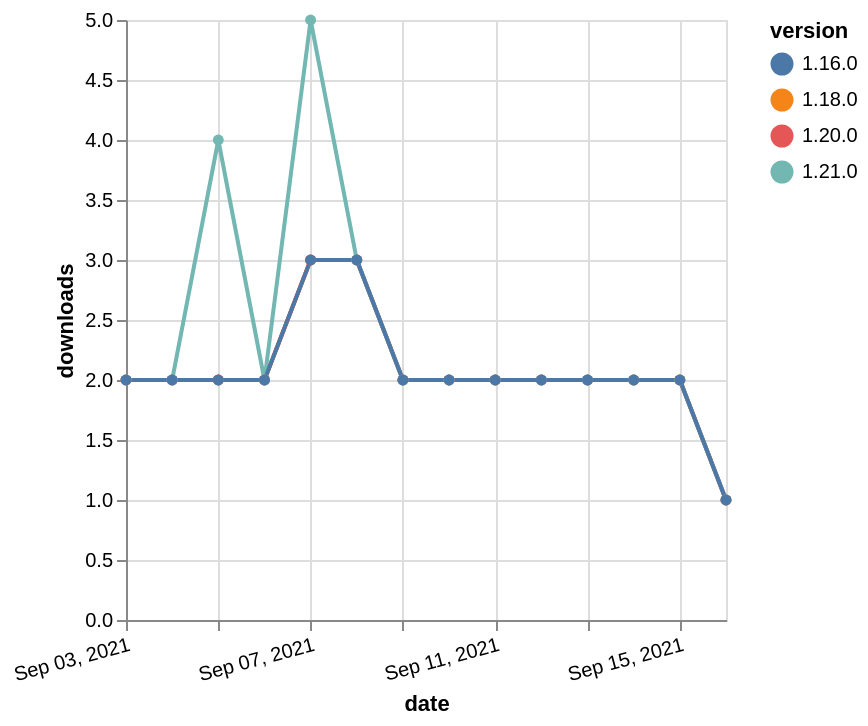

Express this chart as Vega-Lite.
### Vega-Lite specification from a JSON file in a GitHub repository (floating-point values rounded to 4 significant figures)
{"$schema": "https://vega.github.io/schema/vega-lite/v5.json", "description": "A simple bar chart with embedded data.", "data": {"values": [{"date": "2021-09-03", "total": 1692, "delta": 2, "version": "1.18.0"}, {"date": "2021-09-04", "total": 1694, "delta": 2, "version": "1.18.0"}, {"date": "2021-09-05", "total": 1696, "delta": 2, "version": "1.18.0"}, {"date": "2021-09-06", "total": 1698, "delta": 2, "version": "1.18.0"}, {"date": "2021-09-07", "total": 1701, "delta": 3, "version": "1.18.0"}, {"date": "2021-09-08", "total": 1704, "delta": 3, "version": "1.18.0"}, {"date": "2021-09-09", "total": 1706, "delta": 2, "version": "1.18.0"}, {"date": "2021-09-10", "total": 1708, "delta": 2, "version": "1.18.0"}, {"date": "2021-09-11", "total": 1710, "delta": 2, "version": "1.18.0"}, {"date": "2021-09-12", "total": 1712, "delta": 2, "version": "1.18.0"}, {"date": "2021-09-13", "total": 1714, "delta": 2, "version": "1.18.0"}, {"date": "2021-09-14", "total": 1716, "delta": 2, "version": "1.18.0"}, {"date": "2021-09-15", "total": 1718, "delta": 2, "version": "1.18.0"}, {"date": "2021-09-16", "total": 1719, "delta": 1, "version": "1.18.0"}, {"date": "2021-09-03", "total": 1484, "delta": 2, "version": "1.20.0"}, {"date": "2021-09-04", "total": 1486, "delta": 2, "version": "1.20.0"}, {"date": "2021-09-05", "total": 1488, "delta": 2, "version": "1.20.0"}, {"date": "2021-09-06", "total": 1490, "delta": 2, "version": "1.20.0"}, {"date": "2021-09-07", "total": 1493, "delta": 3, "version": "1.20.0"}, {"date": "2021-09-08", "total": 1496, "delta": 3, "version": "1.20.0"}, {"date": "2021-09-09", "total": 1498, "delta": 2, "version": "1.20.0"}, {"date": "2021-09-10", "total": 1500, "delta": 2, "version": "1.20.0"}, {"date": "2021-09-11", "total": 1502, "delta": 2, "version": "1.20.0"}, {"date": "2021-09-12", "total": 1504, "delta": 2, "version": "1.20.0"}, {"date": "2021-09-13", "total": 1506, "delta": 2, "version": "1.20.0"}, {"date": "2021-09-14", "total": 1508, "delta": 2, "version": "1.20.0"}, {"date": "2021-09-15", "total": 1510, "delta": 2, "version": "1.20.0"}, {"date": "2021-09-16", "total": 1511, "delta": 1, "version": "1.20.0"}, {"date": "2021-09-03", "total": 1036, "delta": 2, "version": "1.21.0"}, {"date": "2021-09-04", "total": 1038, "delta": 2, "version": "1.21.0"}, {"date": "2021-09-05", "total": 1042, "delta": 4, "version": "1.21.0"}, {"date": "2021-09-06", "total": 1044, "delta": 2, "version": "1.21.0"}, {"date": "2021-09-07", "total": 1049, "delta": 5, "version": "1.21.0"}, {"date": "2021-09-08", "total": 1052, "delta": 3, "version": "1.21.0"}, {"date": "2021-09-09", "total": 1054, "delta": 2, "version": "1.21.0"}, {"date": "2021-09-10", "total": 1056, "delta": 2, "version": "1.21.0"}, {"date": "2021-09-11", "total": 1058, "delta": 2, "version": "1.21.0"}, {"date": "2021-09-12", "total": 1060, "delta": 2, "version": "1.21.0"}, {"date": "2021-09-13", "total": 1062, "delta": 2, "version": "1.21.0"}, {"date": "2021-09-14", "total": 1064, "delta": 2, "version": "1.21.0"}, {"date": "2021-09-15", "total": 1066, "delta": 2, "version": "1.21.0"}, {"date": "2021-09-16", "total": 1067, "delta": 1, "version": "1.21.0"}, {"date": "2021-09-03", "total": 2108, "delta": 2, "version": "1.16.0"}, {"date": "2021-09-04", "total": 2110, "delta": 2, "version": "1.16.0"}, {"date": "2021-09-05", "total": 2112, "delta": 2, "version": "1.16.0"}, {"date": "2021-09-06", "total": 2114, "delta": 2, "version": "1.16.0"}, {"date": "2021-09-07", "total": 2117, "delta": 3, "version": "1.16.0"}, {"date": "2021-09-08", "total": 2120, "delta": 3, "version": "1.16.0"}, {"date": "2021-09-09", "total": 2122, "delta": 2, "version": "1.16.0"}, {"date": "2021-09-10", "total": 2124, "delta": 2, "version": "1.16.0"}, {"date": "2021-09-11", "total": 2126, "delta": 2, "version": "1.16.0"}, {"date": "2021-09-12", "total": 2128, "delta": 2, "version": "1.16.0"}, {"date": "2021-09-13", "total": 2130, "delta": 2, "version": "1.16.0"}, {"date": "2021-09-14", "total": 2132, "delta": 2, "version": "1.16.0"}, {"date": "2021-09-15", "total": 2134, "delta": 2, "version": "1.16.0"}, {"date": "2021-09-16", "total": 2135, "delta": 1, "version": "1.16.0"}]}, "width": "container", "mark": {"type": "line", "point": {"filled": true}}, "encoding": {"x": {"field": "date", "type": "temporal", "timeUnit": "yearmonthdate", "title": "date", "axis": {"labelAngle": -15}}, "y": {"field": "delta", "type": "quantitative", "title": "downloads"}, "color": {"field": "version", "type": "nominal"}, "tooltip": {"field": "delta"}}}
